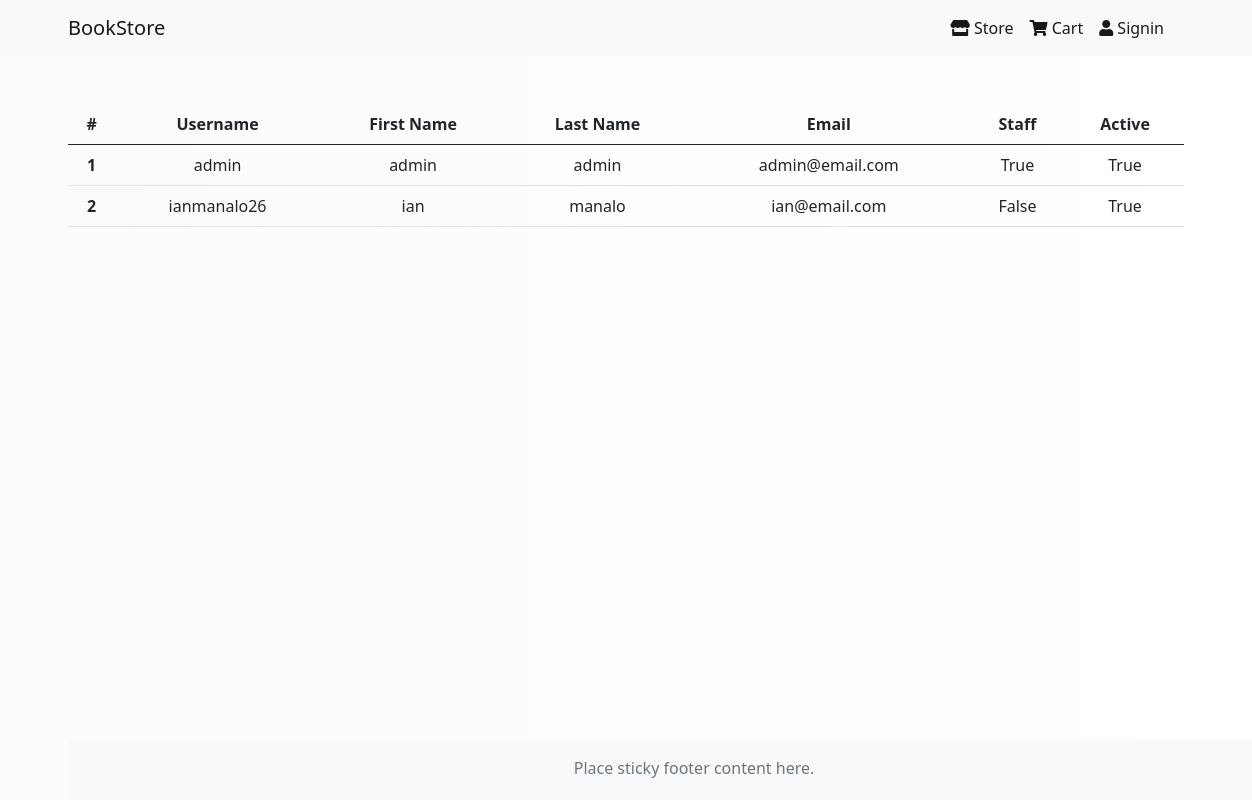
The page /account/staff/ on the database its author committed.
### account/models.py (models this page shows, shortened)
class Profile(models.Model):
    user = models.OneToOneField(settings.AUTH_USER_MODEL,
                            on_delete=models.CASCADE)
    since = models.DateTimeField(auto_now_add=True)
    phone_number = PhoneNumberField()
    street_address = models.CharField(max_length=300)
    province = models.CharField(max_length=300)
    city = models.CharField(max_length=50)
    country = models.CharField(max_length=50)
    zip_code = models.CharField(max_length=10)
    photo = models.ImageField(upload_to=get_upload_path )
    slug = models.SlugField()

### account/views.py (the view)
# urls.py: path('staff/', StaffListView.as_view(), name="staff"),
class StaffListView(ListView):
    model = Profile
    template_name = 'account/staff.html'

### account/templates/account/staff.html (shortened to what this page needs)
{% extends 'account/base.html' %}
{% load static %}
{% block content%}
<div class="container text-center">
    <table class="table table-hover">
       <thead>
<tr>
    <th scope="col">#</th>
    <th scope="col">Username</th>
    <th scope="col">First Name</th>
    <th scope="col">Last Name</th>
    <th scope="col">Email</th>
    <th scope="col">Staff</th>
    <th scope="col">Active</th>
</tr>
</thead>
<tbody>
  {% for staff in object_list%}
  <tr>
  <th scope="row">{{forloop.counter}}</th>
  <td>{{staff.user.username}}</td>
  <td>{{staff.user.first_name}}</td>
  <td>{{staff.user.last_name}}</td>
  <td>{{staff.user.email}}</td>
  <td>{{staff.user.is_staff}}</td>
  <td>{{staff.user.is_active}}</td>
  </tr>
  {% endfor %}
{% endblock %}

### static/css/main.css (style rules this page uses)
html { position: relative; min-height: 100%; }
body { background: -webkit-linear-gradient(left, #fbfbfb, #ffffff); margin-bottom: 60px; }

### rows shown on the page
Profile: user.username "admin", user.first_name "admin", user.last_name "admin", user.email "admin@email.com", user.is_staff "True", user.is_active "True"
Profile: user.username "ianmanalo26", user.first_name "ian", user.last_name "manalo", user.email "ian@email.com", user.is_staff "False", user.is_active "True"
